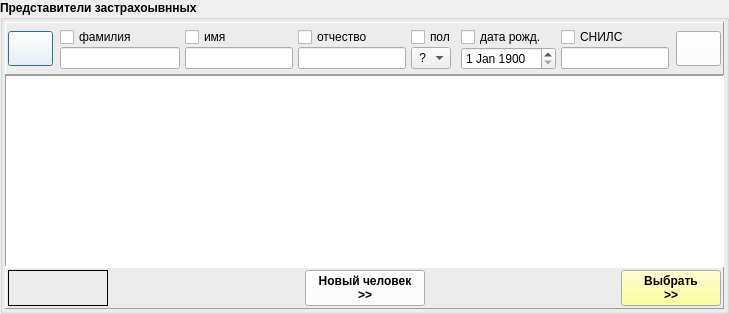
     <widget class="QGroupBox" name="group_persons_tab">
      <property name="font">
       <font>
        <weight>75</weight>
        <bold>true</bold>
       </font>
      </property>
      <property name="title">
       <string>Представители застрахоывнных</string>
      </property>
      <layout class="QVBoxLayout" name="verticalLayout_7">
       <property name="spacing">
        <number>0</number>
       </property>
       <property name="leftMargin">
        <number>2</number>
       </property>
       <property name="topMargin">
        <number>2</number>
       </property>
       <property name="rightMargin">
        <number>2</number>
       </property>
       <property name="bottomMargin">
        <number>2</number>
       </property>
       <item>
        <widget class="QFrame" name="frame_6">
         <property name="frameShape">
          <enum>QFrame::Panel</enum>
         </property>
         <property name="frameShadow">
          <enum>QFrame::Raised</enum>
         </property>
         <layout class="QHBoxLayout" name="horizontalLayout_2">
          <property name="spacing">
           <number>5</number>
          </property>
          <property name="leftMargin">
           <number>2</number>
          </property>
          <property name="topMargin">
           <number>2</number>
          </property>
          <property name="rightMargin">
           <number>2</number>
          </property>
          <property name="bottomMargin">
           <number>2</number>
          </property>
          <item>
           <widget class="QPushButton" name="bn_pers_refresh">
            <property name="minimumSize">
             <size>
              <width>45</width>
              <height>35</height>
             </size>
            </property>
            <property name="maximumSize">
             <size>
              <width>60</width>
              <height>16777215</height>
             </size>
            </property>
            <property name="palette">
             <palette>
              <active>
               <colorrole role="Button">
                <brush brushstyle="SolidPattern">
                 <color alpha="255">
                  <red>255</red>
                  <green>255</green>
                  <blue>255</blue>
                 </color>
                </brush>
               </colorrole>
              </active>
              <inactive>
               <colorrole role="Button">
                <brush brushstyle="SolidPattern">
                 <color alpha="255">
                  <red>255</red>
                  <green>255</green>
                  <blue>255</blue>
                 </color>
                </brush>
               </colorrole>
              </inactive>
              <disabled>
               <colorrole role="Button">
                <brush brushstyle="SolidPattern">
                 <color alpha="255">
                  <red>255</red>
                  <green>255</green>
                  <blue>255</blue>
                 </color>
                </brush>
               </colorrole>
              </disabled>
             </palette>
            </property>
            <property name="font">
             <font>
              <weight>50</weight>
              <bold>false</bold>
             </font>
            </property>
            <property name="text">
             <string/>
            </property>
            <property name="icon">
             <iconset resource="_inko_pol2_res.qrc">
              <normaloff>:/refresh.png</normaloff>:/refresh.png</iconset>
            </property>
            <property name="iconSize">
             <size>
              <width>25</width>
              <height>25</height>
             </size>
            </property>
            <property name="default">
             <bool>true</bool>
            </property>
           </widget>
          </item>
          <item>
           <layout class="QGridLayout" name="gridLayout">
            <property name="leftMargin">
             <number>2</number>
            </property>
            <property name="topMargin">
             <number>2</number>
            </property>
            <property name="rightMargin">
             <number>2</number>
            </property>
            <property name="bottomMargin">
             <number>2</number>
            </property>
            <property name="horizontalSpacing">
             <number>5</number>
            </property>
            <property name="verticalSpacing">
             <number>0</number>
            </property>
            <item row="1" column="0">
             <widget class="QLineEdit" name="line_pers_fam">
              <property name="minimumSize">
               <size>
                <width>120</width>
                <height>0</height>
               </size>
              </property>
              <property name="font">
               <font>
                <weight>50</weight>
                <bold>false</bold>
               </font>
              </property>
             </widget>
            </item>
            <item row="1" column="1">
             <widget class="QLineEdit" name="line_pers_im">
              <property name="font">
               <font>
                <weight>50</weight>
                <bold>false</bold>
               </font>
              </property>
             </widget>
            </item>
            <item row="1" column="2">
             <widget class="QLineEdit" name="line_pers_ot">
              <property name="font">
               <font>
                <weight>50</weight>
                <bold>false</bold>
               </font>
              </property>
             </widget>
            </item>
            <item row="1" column="4">
             <widget class="QDateEdit" name="date_pers_birth">
              <property name="font">
               <font>
                <weight>50</weight>
                <bold>false</bold>
               </font>
              </property>
              <property name="date">
               <date>
                <year>1900</year>
                <month>1</month>
                <day>1</day>
               </date>
              </property>
             </widget>
            </item>
            <item row="1" column="3">
             <widget class="QComboBox" name="combo_pers_sex">
              <property name="minimumSize">
               <size>
                <width>40</width>
                <height>0</height>
               </size>
              </property>
              <property name="maximumSize">
               <size>
                <width>40</width>
                <height>16777215</height>
               </size>
              </property>
              <property name="font">
               <font>
                <weight>50</weight>
                <bold>false</bold>
               </font>
              </property>
              <item>
               <property name="text">
                <string> ? </string>
               </property>
              </item>
              <item>
               <property name="text">
                <string>М</string>
               </property>
              </item>
              <item>
               <property name="text">
                <string>Ж</string>
               </property>
              </item>
             </widget>
            </item>
            <item row="1" column="5">
             <widget class="QLineEdit" name="line_pers_snils">
              <property name="font">
               <font>
                <weight>50</weight>
                <bold>false</bold>
               </font>
              </property>
             </widget>
            </item>
            <item row="0" column="0">
             <widget class="QCheckBox" name="ch_pers_fam">
              <property name="font">
               <font>
                <weight>50</weight>
                <bold>false</bold>
               </font>
              </property>
              <property name="text">
               <string>фамилия</string>
              </property>
             </widget>
            </item>
            <item row="0" column="1">
             <widget class="QCheckBox" name="ch_pers_im">
              <property name="font">
               <font>
                <weight>50</weight>
                <bold>false</bold>
               </font>
              </property>
              <property name="text">
               <string>имя</string>
              </property>
             </widget>
            </item>
            <item row="0" column="2">
             <widget class="QCheckBox" name="ch_pers_ot">
              <property name="font">
               <font>
                <weight>50</weight>
                <bold>false</bold>
               </font>
              </property>
              <property name="text">
               <string>отчество</string>
              </property>
             </widget>
            </item>
            <item row="0" column="3">
             <widget class="QCheckBox" name="ch_pers_sex">
              <property name="font">
               <font>
                <weight>50</weight>
                <bold>false</bold>
               </font>
              </property>
              <property name="text">
               <string>пол</string>
              </property>
             </widget>
            </item>
            <item row="0" column="4">
             <widget class="QCheckBox" name="ch_pers_birth">
              <property name="font">
               <font>
                <weight>50</weight>
                <bold>false</bold>
               </font>
              </property>
              <property name="text">
               <string>дата рожд.</string>
              </property>
             </widget>
            </item>
            <item row="0" column="5">
             <widget class="QCheckBox" name="ch_pers_snils">
              <property name="font">
               <font>
                <weight>50</weight>
                <bold>false</bold>
               </font>
              </property>
              <property name="text">
               <string>СНИЛС</string>
              </property>
             </widget>
            </item>
           </layout>
          </item>
          <item>
           <widget class="QPushButton" name="bn_pers_clear">
            <property name="minimumSize">
             <size>
              <width>45</width>
              <height>35</height>
             </size>
            </property>
            <property name="maximumSize">
             <size>
              <width>60</width>
              <height>16777215</height>
             </size>
            </property>
            <property name="palette">
             <palette>
              <active>
               <colorrole role="Button">
                <brush brushstyle="SolidPattern">
                 <color alpha="255">
                  <red>255</red>
                  <green>255</green>
                  <blue>255</blue>
                 </color>
                </brush>
               </colorrole>
              </active>
              <inactive>
               <colorrole role="Button">
                <brush brushstyle="SolidPattern">
                 <color alpha="255">
                  <red>255</red>
                  <green>255</green>
                  <blue>255</blue>
                 </color>
                </brush>
               </colorrole>
              </inactive>
              <disabled>
               <colorrole role="Button">
                <brush brushstyle="SolidPattern">
                 <color alpha="255">
                  <red>255</red>
                  <green>255</green>
                  <blue>255</blue>
                 </color>
                </brush>
               </colorrole>
              </disabled>
             </palette>
            </property>
            <property name="font">
             <font>
              <weight>50</weight>
              <bold>false</bold>
             </font>
            </property>
            <property name="text">
             <string/>
            </property>
            <property name="icon">
             <iconset resource="_inko_pol2_res.qrc">
              <normaloff>:/clear.bmp</normaloff>:/clear.bmp</iconset>
            </property>
            <property name="iconSize">
             <size>
              <width>25</width>
              <height>25</height>
             </size>
            </property>
           </widget>
          </item>
         </layout>
        </widget>
       </item>
       <item>
        <widget class="QTableView" name="tab_representers">
         <property name="font">
          <font>
           <weight>50</weight>
           <bold>false</bold>
          </font>
         </property>
         <property name="frameShape">
          <enum>QFrame::Panel</enum>
         </property>
         <property name="selectionMode">
          <enum>QAbstractItemView::SingleSelection</enum>
         </property>
         <property name="selectionBehavior">
          <enum>QAbstractItemView::SelectRows</enum>
         </property>
         <attribute name="verticalHeaderDefaultSectionSize">
          <number>24</number>
         </attribute>
        </widget>
       </item>
       <item>
        <widget class="QFrame" name="frame_bn_perstab">
         <property name="frameShape">
          <enum>QFrame::Panel</enum>
         </property>
         <property name="frameShadow">
          <enum>QFrame::Raised</enum>
         </property>
         <layout class="QHBoxLayout" name="horizontalLayout_3">
          <property name="spacing">
           <number>2</number>
          </property>
          <property name="leftMargin">
           <number>2</number>
          </property>
          <property name="topMargin">
           <number>2</number>
          </property>
          <property name="rightMargin">
           <number>2</number>
          </property>
          <property name="bottomMargin">
           <number>2</number>
          </property>
          <item>
           <widget class="QFrame" name="frame_4">
            <property name="minimumSize">
             <size>
              <width>100</width>
              <height>0</height>
             </size>
            </property>
            <property name="frameShape">
             <enum>QFrame::Box</enum>
            </property>
            <property name="frameShadow">
             <enum>QFrame::Plain</enum>
            </property>
           </widget>
          </item>
          <item>
           <spacer name="horizontalSpacer_17">
            <property name="orientation">
             <enum>Qt::Horizontal</enum>
            </property>
            <property name="sizeHint" stdset="0">
             <size>
              <width>40</width>
              <height>20</height>
             </size>
            </property>
           </spacer>
          </item>
          <item>
           <widget class="QPushButton" name="bn_pers_new">
            <property name="minimumSize">
             <size>
              <width>120</width>
              <height>0</height>
             </size>
            </property>
            <property name="palette">
             <palette>
              <active>
               <colorrole role="Button">
                <brush brushstyle="SolidPattern">
                 <color alpha="255">
                  <red>255</red>
                  <green>255</green>
                  <blue>255</blue>
                 </color>
                </brush>
               </colorrole>
              </active>
              <inactive>
               <colorrole role="Button">
                <brush brushstyle="SolidPattern">
                 <color alpha="255">
                  <red>255</red>
                  <green>255</green>
                  <blue>255</blue>
                 </color>
                </brush>
               </colorrole>
              </inactive>
              <disabled>
               <colorrole role="Button">
                <brush brushstyle="SolidPattern">
                 <color alpha="255">
                  <red>255</red>
                  <green>255</green>
                  <blue>255</blue>
                 </color>
                </brush>
               </colorrole>
              </disabled>
             </palette>
            </property>
            <property name="font">
             <font>
              <weight>75</weight>
              <bold>true</bold>
             </font>
            </property>
            <property name="text">
             <string>Новый человек
&gt;&gt;</string>
            </property>
           </widget>
          </item>
          <item>
           <spacer name="horizontalSpacer_2">
            <property name="orientation">
             <enum>Qt::Horizontal</enum>
            </property>
            <property name="sizeHint" stdset="0">
             <size>
              <width>40</width>
              <height>20</height>
             </size>
            </property>
           </spacer>
          </item>
          <item>
           <widget class="QPushButton" name="bn_pers_select">
            <property name="enabled">
             <bool>true</bool>
            </property>
            <property name="minimumSize">
             <size>
              <width>100</width>
              <height>0</height>
             </size>
            </property>
            <property name="palette">
             <palette>
              <active>
               <colorrole role="Button">
                <brush brushstyle="SolidPattern">
                 <color alpha="255">
                  <red>255</red>
                  <green>255</green>
                  <blue>127</blue>
                 </color>
                </brush>
               </colorrole>
              </active>
              <inactive>
               <colorrole role="Button">
                <brush brushstyle="SolidPattern">
                 <color alpha="255">
                  <red>255</red>
                  <green>255</green>
                  <blue>127</blue>
                 </color>
                </brush>
               </colorrole>
              </inactive>
              <disabled>
               <colorrole role="Button">
                <brush brushstyle="SolidPattern">
                 <color alpha="255">
                  <red>255</red>
                  <green>255</green>
                  <blue>127</blue>
                 </color>
                </brush>
               </colorrole>
              </disabled>
             </palette>
            </property>
            <property name="font">
             <font>
              <weight>75</weight>
              <bold>true</bold>
             </font>
            </property>
            <property name="text">
             <string>Выбрать
&gt;&gt;</string>
            </property>
            <property name="autoDefault">
             <bool>false</bool>
            </property>
            <property name="default">
             <bool>false</bool>
            </property>
           </widget>
          </item>
         </layout>
        </widget>
       </item>
      </layout>
     </widget>
